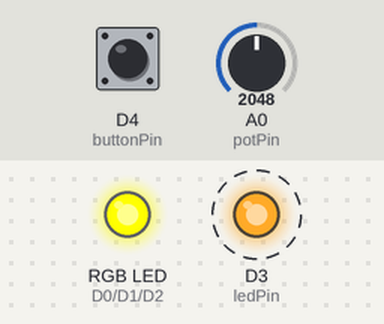
Bench run of a sketch on a simulated Particle Photon. Shown: an RGB LED mixed from three pins (HIGH = lit), output pins drawn as LEDs (lit = HIGH). Dashed ring = blinking. The inputs (shaded band) are chosen by the test bench; at power-on: D4 (buttonPin) HIGH, A0 (potPin) = 2048. What the sketch prints to the serial monitor is not drawn.

Above: at 1.29 s.
1.3 s: D4 (buttonPin) pulled LOW for 3.2 s
At 2.5 s:
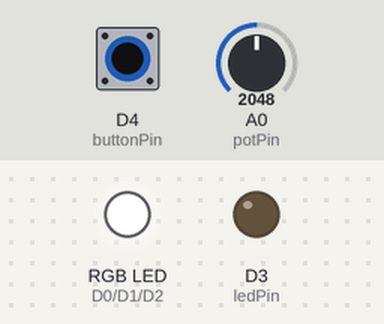
At 4.79 s:
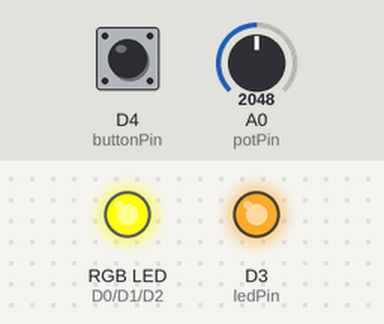
6.8 s: A0 (potPin) set to 2866
Timing chart, 0 to 18.8 s (numbered marks = the images above; inputs shaded):
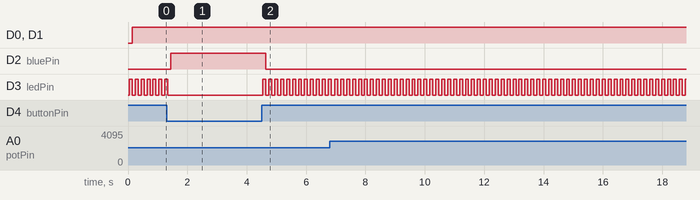

Measured:
- after the input at 1.3 s, D2 (bluePin): LOW → HIGH after 0.14 s, → LOW 3.2 s later
- by itself, D3 (ledPin): alternates HIGH for 0.10 s and LOW for 0.10 s

The sketch:

LED.ino
```cpp
int redPin = D0;    // RED pin of the LED to PWM pin **A0**
int greenPin = D1;  // GREEN pin of the LED to PWM pin **D0**
int bluePin = D2;   // BLUE pin of the LED to PWM pin **D1**
int redValue = 255; // Full brightness for an ANODE RGB LED is 0, and off 255
int greenValue = 255; // Full brightness for an ANODE RGB LED is 0, and off 255
int blueValue = 255; // Full brightness for an ANODE RGB LED is 0, and off 255</td>

// Define a pin we'll place an LED on
int ledPin = D3;

// Our button wired to D0
int buttonPin = D4;

// Define a pin that we'll place the pot on
int potPin = A0;

// Create a variable to hold the pot reading
int potReading = 0;

String weatherIcon = "";
double temperature = 0;
double precipProbability = 0;
double precipIntensity = 0;

// Store the last time
// the webhook was called
long lastData = 0;

bool isLoading = false;

String currentCity = "none";
int cityIndex = 0;

// Track if it's on or off
bool appState = true;

void setup()
{
  // Set up the LED for output
  pinMode(ledPin, OUTPUT);

  // Set up our RGB LED pins for output
  pinMode( redPin, OUTPUT);
  pinMode( greenPin, OUTPUT);
  pinMode( bluePin, OUTPUT);

  // For input, we define the
  // pushbutton as an input-pullup
  // this uses an internal pullup resistor
  // to manage consistent reads from the device

  pinMode( buttonPin , INPUT_PULLUP); // sets pin as input

  // Create a cloud variable of type integer
  // called 'dial' mapped to potReading

  Particle.variable("dial", &potReading, INT);

  Particle.subscribe("hook-response/forecast", handleForecastReceived, MY_DEVICES);

	// make the temperature values visible online
  Particle.variable("temp", &temperature, DOUBLE );
  Particle.variable("city", &currentCity, STRING );


	getData();

}

void loop()
{
  int buttonState = digitalRead( buttonPin );

  appState = buttonState;

  if( !appState ){
    setRGBColor( 0,0,0 );

  }else{

    checkForRefresh();

    if( isLoading ) {
      digitalWrite( ledPin, HIGH );
      delay( 100 );
      digitalWrite( ledPin, LOW );
    }

    displayTemperature();
  }
  delay( 100 );

}

// Note that
// Full brightness for an ANODE RGB LED is 0, and off 255
// So we set our RGB values to be 255 - value (invert them)

void setRGBColor( int r, int g, int b ){

  redValue = r;
  greenValue = g;
  blueValue = b;

  analogWrite(redPin, 255 - redValue);
  analogWrite(greenPin, 255 - greenValue);
  analogWrite(bluePin, 255 - blueValue);
}

void checkForRefresh(){

  // has it been 10 minutes since we last updated
  if( lastData == 0 or lastData + 600000 < millis() )
  {
		// get data from the webhook
    getData();
		// if we're refreshing, set the time we last called the webhook to now
    lastData = millis();
  }

  // has the dial changed

    int newcityIndex = map(  analogRead( potPin ), 0, 4095, 0, 6 );
    if( newcityIndex != cityIndex ){
      getData();
    }
}


void getData()
{
  Serial.println( "requesting Data" );

  potReading = analogRead( potPin ) ;
  cityIndex = map( potReading, 0, 4095, 0, 6 );

  if( cityIndex == 0 ){
    // Pittsburgh
    currentCity = "Pittsburgh";
    Particle.publish("forecast", "40.4406,-79.9959", PRIVATE);
  }else if( cityIndex == 1 ){
    currentCity = "Phoenix";
    Particle.publish("forecast", "33.448376,-112.074036", PRIVATE);
  }else if( cityIndex == 2 ){
    currentCity = "San Francisco";
    Particle.publish("forecast", "37.7749,-122.4194", PRIVATE);
  }else if( cityIndex == 3 ){
    currentCity = "Sydney";
    Particle.publish("forecast", "-33.8688,151.2093", PRIVATE);
  }else if( cityIndex == 4 ){
    currentCity = "Dublin";
    Particle.publish("forecast", "53.3498,-6.2603", PRIVATE);
  }else if( cityIndex == 5 ){
    currentCity = "Antarctica";
    Particle.publish("forecast", "-82.8628,-135.0000", PRIVATE);
  }

  Serial.println( currentCity );


  isLoading = true;
}


void displayTemperature()
{
	// the temperature from 40-80F into the color range of 0-255
  int tCol = map( (int)(temperature), 40, 80 , 0 , 255 );
	// make sure its in that range
	// not bigger or smaller!
  tCol = constrain( tCol, 0, 255 );

	// map the color in.
	// if t is high so is Red
	// if t is low, blue is high

  setRGBColor( tCol , 0, 255 - tCol );
}


void handleForecastReceived(const char *event, const char *data) {
  // Handle the integration response

  isLoading = false;


  String receivedStr =  String( data );
  int loc1 = 0;
  int loc2 = 0;
  int loc3 = 0;
  int loc4 = 0;

  loc1 = receivedStr.indexOf("~");

  weatherIcon = receivedStr.substring(0,loc1);

  loc2 = receivedStr.indexOf("~",loc1+1);
  temperature = (double) String(receivedStr.substring(loc1+1,loc2)).toFloat();

  loc3 = receivedStr.indexOf("~",loc2+1);
  precipProbability = (double) String(receivedStr.substring(loc2+1,loc3)).toFloat();

  loc4 = receivedStr.indexOf("~",loc3+1);
  precipIntensity = (double) String(receivedStr.indexOf(loc3+1)).toFloat();


}
```
